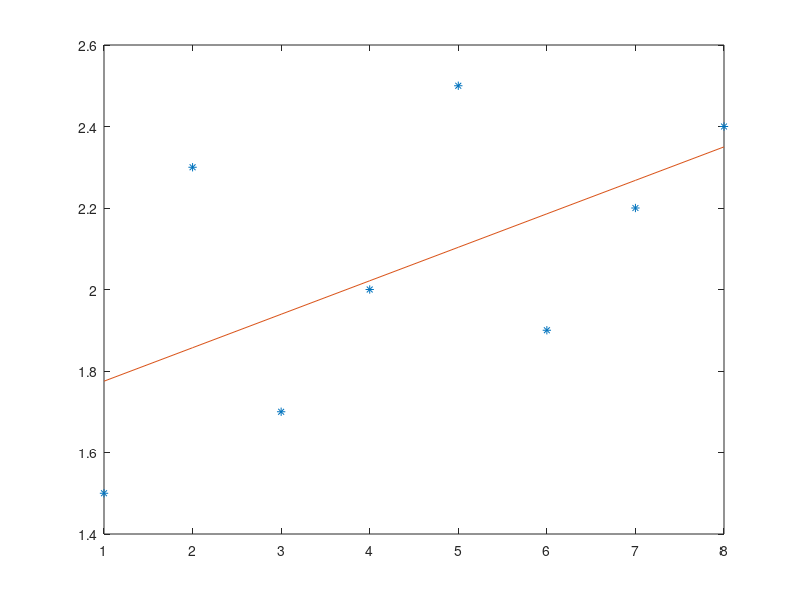

Reproduce this figure in MATLAB. (Note: this script raises an error after producing the figure.)
%% Regression

x = [1:8]';
% En kolumn med x-värden.
y = [1.5 2.3 1.7 2.0 2.5 1.9 2.2 2.4]'; % En kolumn med y-värden.
X = [ones(size(x)) x];
% En kolumn med ettor och en med
% x-värdena.
[b,bint] = regress(y,X)
% Skatta alfa och beta samt
% konfidensintervall för dem.
mu = X*b;
% Beräkna den skattade linjen.
plot(x,y,'*',x,mu,'-')
% Rita obervationer och skattad linje.

%% Reggui

reggui(X, y)

%% Load co2
load('co2.dat');

%% Plot co2
subplot
plot(co2);

%% Fix co2-matrix
z = reshape(co2, 12, []);

%% 
y = mean(z)';
x = (1:32)';
plot(x, y, 'o')

%% Regg

reggui(x, y);

%% cement

load cement.dat
corrcoef(cement)
x = cement(:,1:4);
Y = cement(:,5);
plotmatrix(cement)

%% cement 2
X = [ones(size(Y)) x]
beta = X\Y
res = Y-X*beta
[n, c] = size(X)
f = n-c
s2 = sum(res.^2)/f
Vbeta = s2*inv(X'*X)
plot(res,'o')

%% stepwise
stepwise(x, Y)


%% FLow
load flow.mat
reggui(fx2,fy2)

%%

Y = fy2;
X = [ones(size(Y)) fx2];
beta = X\Y
res = Y-X*beta
[n, c] = size(X)
f = n-c
s2 = sum(res.^2)/f
Vbeta = s2*inv(X'*X)
fn = @(x) beta(1) + beta(2)*x;
fn(0.52)
plot(res,'o')